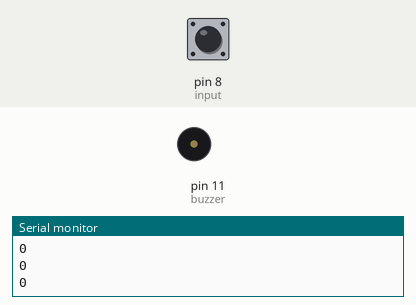
Bench run of a sketch on a simulated Arduino Uno, built with avr-gcc and run on an emulated ATmega328P. Shown: buzzer (waves = sounding, pin HIGH), the last lines printed to the serial monitor. The test bench sets the inputs (shaded band); at power-on: pin 8 (input) HIGH.

Above: at 1.4 s.
1.5 s: pin 8 (input) pulled LOW for 3.2 s
At 3.5 s:
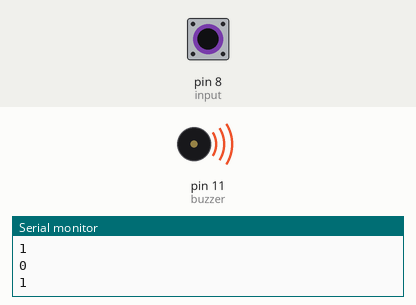
7.7 s: pin 8 (input) pulled LOW for 0.35 s
At 8.5 s:
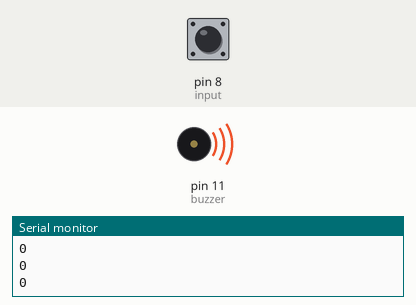
9.5 s: pin 8 (input) pulled LOW for 1 s
At 12.4 s:
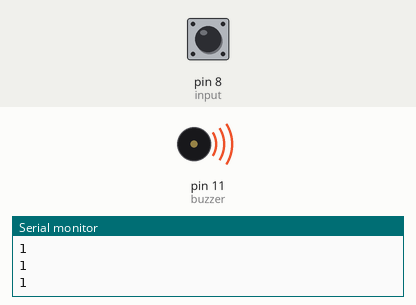
Timing chart, 0 to 21.3 s (numbered marks = the images above; inputs shaded):
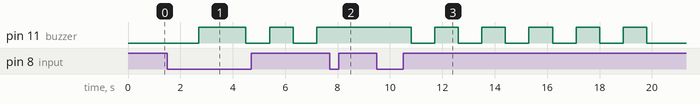

The sketch:

millisBuzzer.ino
```cpp
#define buzzer              11
#define input               8

unsigned long prevTimeBuzzer = 0;   // variable to store previous millis time of buzzer
unsigned long currentTime = 0;      // variable to store current millis time

bool alarm = false;                 // variable to store alarm condition
bool buzzerState = false;           // variable to store buzzer state
int count;                          // variable to store count of buzzer


void setup() {
  // put your setup code here, to run once:
  Serial.begin(115200);
  pinMode(buzzer, OUTPUT);
  pinMode(input, INPUT_PULLUP);
}

void loop() {
  // put your main code here, to run repeatedly:
  if (digitalRead(input) == LOW) {
    alarm = !alarm;
  }
  Serial.println(alarm);
  buzzerTest();
  delay(300);
}

void buzzerTest() {
  currentTime = millis();
  if (((currentTime - prevTimeBuzzer) > 750) && (count <= 15)) {
    if (count == 15) {
      alarm = false;
      count = 0;
      digitalWrite(buzzer, LOW);
    }

    if (alarm == true) {
      buzzerState = !buzzerState;
      if (buzzerState) {
        digitalWrite(buzzer, HIGH);
      } else {
        digitalWrite(buzzer, LOW);
      }
      count++;
    }
    prevTimeBuzzer = millis();
  }
}
```

Measured:
- after the input at 1.5 s, pin 11 (buzzer): goes HIGH 1.8 s, LOW 0.90 s, HIGH 0.90 s, LOW 0.90 s, then HIGH, starting after 1.2 s
- after the input at 7.7 s, pin 11 (buzzer): stays HIGH (without the input it goes to LOW after 0.40 s)
- after the input at 9.5 s, pin 11 (buzzer): alternates HIGH for 0.90 s and LOW for 0.90 s, starting after 1.3 s
